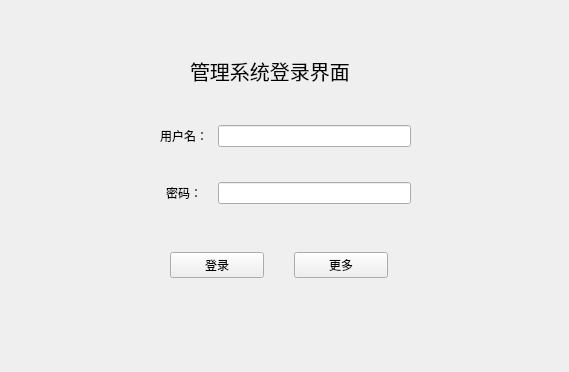
<?xml version="1.0" encoding="UTF-8"?>
<ui version="4.0">
 <class>LoginWidget</class>
 <widget class="QWidget" name="LoginWidget">
  <property name="geometry">
   <rect>
    <x>0</x>
    <y>0</y>
    <width>569</width>
    <height>372</height>
   </rect>
  </property>
  <property name="windowTitle">
   <string>Form</string>
  </property>
  <widget class="QWidget" name="gridLayoutWidget">
   <property name="geometry">
    <rect>
     <x>160</x>
     <y>110</y>
     <width>251</width>
     <height>111</height>
    </rect>
   </property>
   <layout class="QGridLayout" name="gridLayout_2">
    <property name="horizontalSpacing">
     <number>10</number>
    </property>
    <property name="verticalSpacing">
     <number>20</number>
    </property>
    <item row="1" column="1">
     <widget class="QLineEdit" name="password_lineEdit"/>
    </item>
    <item row="0" column="1">
     <widget class="QLineEdit" name="userName_lineEdit"/>
    </item>
    <item row="0" column="0" alignment="Qt::AlignHCenter">
     <widget class="QLabel" name="user_label">
      <property name="text">
       <string>用户名：</string>
      </property>
     </widget>
    </item>
    <item row="1" column="0" alignment="Qt::AlignHCenter">
     <widget class="QLabel" name="password_label">
      <property name="text">
       <string>密码：</string>
      </property>
     </widget>
    </item>
   </layout>
  </widget>
  <widget class="QLabel" name="login_title">
   <property name="geometry">
    <rect>
     <x>190</x>
     <y>50</y>
     <width>211</width>
     <height>41</height>
    </rect>
   </property>
   <property name="font">
    <font>
     <pointsize>15</pointsize>
    </font>
   </property>
   <property name="text">
    <string>管理系统登录界面</string>
   </property>
  </widget>
  <widget class="QWidget" name="horizontalLayoutWidget">
   <property name="geometry">
    <rect>
     <x>170</x>
     <y>240</y>
     <width>218</width>
     <height>51</height>
    </rect>
   </property>
   <layout class="QHBoxLayout" name="horizontalLayout">
    <property name="spacing">
     <number>30</number>
    </property>
    <item>
     <widget class="QPushButton" name="login_pushButton">
      <property name="text">
       <string>登录</string>
      </property>
     </widget>
    </item>
    <item>
     <widget class="QPushButton" name="more_pushButton">
      <property name="text">
       <string>更多</string>
      </property>
     </widget>
    </item>
   </layout>
  </widget>
 </widget>
 <resources/>
 <connections/>
</ui>
